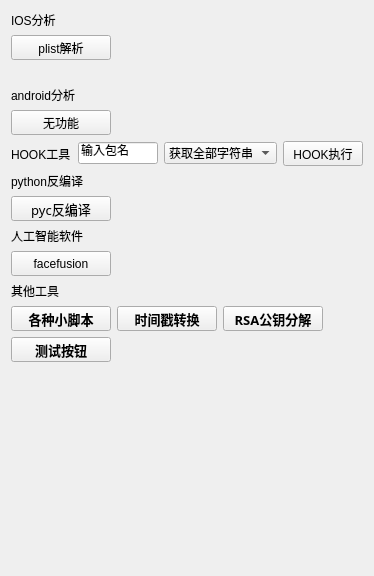
       <widget class="QWidget" name="misc_tab">
        <attribute name="title">
         <string>逆向分析</string>
        </attribute>
        <layout class="QVBoxLayout" name="verticalLayout_4">
         <item>
          <widget class="QLabel" name="label_5">
           <property name="text">
            <string>IOS分析</string>
           </property>
          </widget>
         </item>
         <item>
          <layout class="QHBoxLayout" name="horizontalLayout_44">
           <item>
            <widget class="QPushButton" name="plist_but">
             <property name="minimumSize">
              <size>
               <width>100</width>
               <height>25</height>
              </size>
             </property>
             <property name="maximumSize">
              <size>
               <width>100</width>
               <height>25</height>
              </size>
             </property>
             <property name="text">
              <string>plist解析</string>
             </property>
            </widget>
           </item>
           <item>
            <spacer name="horizontalSpacer_78">
             <property name="orientation">
              <enum>Qt::Orientation::Horizontal</enum>
             </property>
             <property name="sizeHint" stdset="0">
              <size>
               <width>40</width>
               <height>20</height>
              </size>
             </property>
            </spacer>
           </item>
           <item>
            <spacer name="horizontalSpacer_79">
             <property name="orientation">
              <enum>Qt::Orientation::Horizontal</enum>
             </property>
             <property name="sizeHint" stdset="0">
              <size>
               <width>40</width>
               <height>20</height>
              </size>
             </property>
            </spacer>
           </item>
          </layout>
         </item>
         <item>
          <layout class="QHBoxLayout" name="horizontalLayout_45">
           <item>
            <spacer name="horizontalSpacer_80">
             <property name="orientation">
              <enum>Qt::Orientation::Horizontal</enum>
             </property>
             <property name="sizeHint" stdset="0">
              <size>
               <width>40</width>
               <height>20</height>
              </size>
             </property>
            </spacer>
           </item>
           <item>
            <spacer name="horizontalSpacer_81">
             <property name="orientation">
              <enum>Qt::Orientation::Horizontal</enum>
             </property>
             <property name="sizeHint" stdset="0">
              <size>
               <width>40</width>
               <height>20</height>
              </size>
             </property>
            </spacer>
           </item>
           <item>
            <spacer name="horizontalSpacer_82">
             <property name="orientation">
              <enum>Qt::Orientation::Horizontal</enum>
             </property>
             <property name="sizeHint" stdset="0">
              <size>
               <width>40</width>
               <height>20</height>
              </size>
             </property>
            </spacer>
           </item>
          </layout>
         </item>
         <item>
          <widget class="QLabel" name="label_6">
           <property name="text">
            <string>android分析</string>
           </property>
          </widget>
         </item>
         <item>
          <layout class="QHBoxLayout" name="horizontalLayout_42">
           <item>
            <widget class="QPushButton" name="pushButton_2">
             <property name="minimumSize">
              <size>
               <width>100</width>
               <height>25</height>
              </size>
             </property>
             <property name="maximumSize">
              <size>
               <width>100</width>
               <height>25</height>
              </size>
             </property>
             <property name="text">
              <string>无功能</string>
             </property>
            </widget>
           </item>
           <item>
            <spacer name="horizontalSpacer_72">
             <property name="orientation">
              <enum>Qt::Orientation::Horizontal</enum>
             </property>
             <property name="sizeHint" stdset="0">
              <size>
               <width>40</width>
               <height>20</height>
              </size>
             </property>
            </spacer>
           </item>
           <item>
            <spacer name="horizontalSpacer_73">
             <property name="orientation">
              <enum>Qt::Orientation::Horizontal</enum>
             </property>
             <property name="sizeHint" stdset="0">
              <size>
               <width>40</width>
               <height>20</height>
              </size>
             </property>
            </spacer>
           </item>
          </layout>
         </item>
         <item>
          <layout class="QHBoxLayout" name="horizontalLayout_46">
           <item>
            <widget class="QLabel" name="label_20">
             <property name="minimumSize">
              <size>
               <width>50</width>
               <height>25</height>
              </size>
             </property>
             <property name="maximumSize">
              <size>
               <width>70</width>
               <height>25</height>
              </size>
             </property>
             <property name="text">
              <string>HOOK工具</string>
             </property>
            </widget>
           </item>
           <item>
            <widget class="QLineEdit" name="hook_name">
             <property name="minimumSize">
              <size>
               <width>80</width>
               <height>0</height>
              </size>
             </property>
             <property name="maximumSize">
              <size>
               <width>80</width>
               <height>16777215</height>
              </size>
             </property>
             <property name="text">
              <string>输入包名</string>
             </property>
            </widget>
           </item>
           <item>
            <widget class="QComboBox" name="hook_fun">
             <item>
              <property name="text">
               <string>获取全部字符串</string>
              </property>
             </item>
             <item>
              <property name="text">
               <string>获取字符串</string>
              </property>
             </item>
             <item>
              <property name="text">
               <string>获取AES加密</string>
              </property>
             </item>
             <item>
              <property name="text">
               <string>反调试</string>
              </property>
             </item>
             <item>
              <property name="text">
               <string>绕过frida检测</string>
              </property>
             </item>
            </widget>
           </item>
           <item>
            <widget class="QPushButton" name="hook_but">
             <property name="minimumSize">
              <size>
               <width>80</width>
               <height>25</height>
              </size>
             </property>
             <property name="maximumSize">
              <size>
               <width>80</width>
               <height>25</height>
              </size>
             </property>
             <property name="text">
              <string>HOOK执行</string>
             </property>
            </widget>
           </item>
          </layout>
         </item>
         <item>
          <widget class="QLabel" name="label_21">
           <property name="text">
            <string>python反编译</string>
           </property>
          </widget>
         </item>
         <item>
          <layout class="QHBoxLayout" name="horizontalLayout_24">
           <item>
            <widget class="QPushButton" name="pyc_but">
             <property name="minimumSize">
              <size>
               <width>100</width>
               <height>25</height>
              </size>
             </property>
             <property name="maximumSize">
              <size>
               <width>100</width>
               <height>25</height>
              </size>
             </property>
             <property name="font">
              <font>
               <family>楷体</family>
               <pointsize>10</pointsize>
               <bold>false</bold>
              </font>
             </property>
             <property name="text">
              <string>pyc反编译</string>
             </property>
            </widget>
           </item>
           <item>
            <spacer name="horizontalSpacer_9">
             <property name="orientation">
              <enum>Qt::Orientation::Horizontal</enum>
             </property>
             <property name="sizeHint" stdset="0">
              <size>
               <width>40</width>
               <height>20</height>
              </size>
             </property>
            </spacer>
           </item>
           <item>
            <spacer name="horizontalSpacer_11">
             <property name="orientation">
              <enum>Qt::Orientation::Horizontal</enum>
             </property>
             <property name="sizeHint" stdset="0">
              <size>
               <width>40</width>
               <height>20</height>
              </size>
             </property>
            </spacer>
           </item>
          </layout>
         </item>
         <item>
          <widget class="QLabel" name="label_8">
           <property name="text">
            <string>人工智能软件</string>
           </property>
          </widget>
         </item>
         <item>
          <layout class="QHBoxLayout" name="horizontalLayout_36">
           <item>
            <widget class="QPushButton" name="facefusion_but">
             <property name="minimumSize">
              <size>
               <width>100</width>
               <height>25</height>
              </size>
             </property>
             <property name="maximumSize">
              <size>
               <width>100</width>
               <height>25</height>
              </size>
             </property>
             <property name="text">
              <string>facefusion</string>
             </property>
            </widget>
           </item>
           <item>
            <spacer name="horizontalSpacer_13">
             <property name="orientation">
              <enum>Qt::Orientation::Horizontal</enum>
             </property>
             <property name="sizeHint" stdset="0">
              <size>
               <width>40</width>
               <height>20</height>
              </size>
             </property>
            </spacer>
           </item>
           <item>
            <spacer name="horizontalSpacer_24">
             <property name="orientation">
              <enum>Qt::Orientation::Horizontal</enum>
             </property>
             <property name="sizeHint" stdset="0">
              <size>
               <width>40</width>
               <height>20</height>
              </size>
             </property>
            </spacer>
           </item>
          </layout>
         </item>
         <item>
          <widget class="QLabel" name="label_7">
           <property name="text">
            <string>其他工具</string>
           </property>
          </widget>
         </item>
         <item>
          <layout class="QHBoxLayout" name="horizontalLayout_29">
           <item>
            <widget class="QPushButton" name="mod_but">
             <property name="minimumSize">
              <size>
               <width>100</width>
               <height>25</height>
              </size>
             </property>
             <property name="maximumSize">
              <size>
               <width>100</width>
               <height>25</height>
              </size>
             </property>
             <property name="font">
              <font>
               <family>楷体</family>
               <pointsize>10</pointsize>
               <bold>true</bold>
              </font>
             </property>
             <property name="text">
              <string>各种小脚本</string>
             </property>
            </widget>
           </item>
           <item>
            <widget class="QPushButton" name="time_zhuan">
             <property name="minimumSize">
              <size>
               <width>100</width>
               <height>25</height>
              </size>
             </property>
             <property name="maximumSize">
              <size>
               <width>100</width>
               <height>25</height>
              </size>
             </property>
             <property name="font">
              <font>
               <family>楷体</family>
               <pointsize>10</pointsize>
               <bold>true</bold>
              </font>
             </property>
             <property name="text">
              <string>时间戳转换</string>
             </property>
            </widget>
           </item>
           <item>
            <widget class="QPushButton" name="rsa_public">
             <property name="minimumSize">
              <size>
               <width>100</width>
               <height>25</height>
              </size>
             </property>
             <property name="maximumSize">
              <size>
               <width>100</width>
               <height>25</height>
              </size>
             </property>
             <property name="font">
              <font>
               <family>楷体</family>
               <pointsize>10</pointsize>
               <bold>true</bold>
              </font>
             </property>
             <property name="text">
              <string>RSA公钥分解</string>
             </property>
            </widget>
           </item>
           <item>
            <spacer name="horizontalSpacer_25">
             <property name="orientation">
              <enum>Qt::Orientation::Horizontal</enum>
             </property>
             <property name="sizeHint" stdset="0">
              <size>
               <width>40</width>
               <height>20</height>
              </size>
             </property>
            </spacer>
           </item>
          </layout>
         </item>
         <item>
          <layout class="QHBoxLayout" name="horizontalLayout_41">
           <item>
            <widget class="QPushButton" name="ceshi111_but">
             <property name="minimumSize">
              <size>
               <width>100</width>
               <height>25</height>
              </size>
             </property>
             <property name="maximumSize">
              <size>
               <width>100</width>
               <height>25</height>
              </size>
             </property>
             <property name="font">
              <font>
               <family>楷体</family>
               <pointsize>10</pointsize>
               <bold>true</bold>
              </font>
             </property>
             <property name="text">
              <string>测试按钮</string>
             </property>
            </widget>
           </item>
           <item>
            <spacer name="horizontalSpacer_4">
             <property name="orientation">
              <enum>Qt::Orientation::Horizontal</enum>
             </property>
             <property name="sizeHint" stdset="0">
              <size>
               <width>40</width>
               <height>20</height>
              </size>
             </property>
            </spacer>
           </item>
           <item>
            <spacer name="horizontalSpacer_70">
             <property name="orientation">
              <enum>Qt::Orientation::Horizontal</enum>
             </property>
             <property name="sizeHint" stdset="0">
              <size>
               <width>40</width>
               <height>20</height>
              </size>
             </property>
            </spacer>
           </item>
          </layout>
         </item>
         <item>
          <spacer name="verticalSpacer_6">
           <property name="orientation">
            <enum>Qt::Orientation::Vertical</enum>
           </property>
           <property name="sizeHint" stdset="0">
            <size>
             <width>17</width>
             <height>203</height>
            </size>
           </property>
          </spacer>
         </item>
        </layout>
       </widget>
